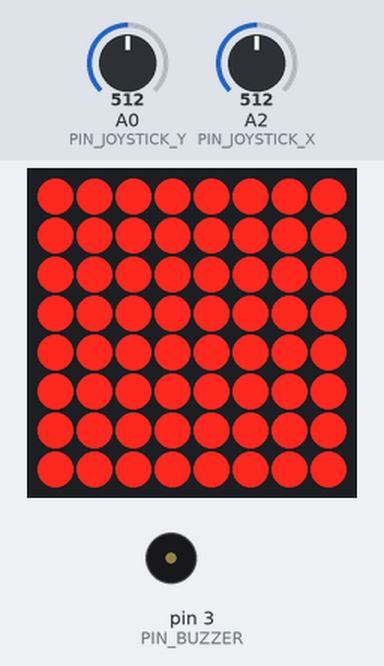
Bench run of a sketch on a simulated Arduino Uno, built with avr-gcc and run on an emulated ATmega328P. On the bench: 8×8 LED matrix, buzzer (waves = sounding). The test bench sets the inputs (shaded band); at power-on: A0 (PIN_JOYSTICK_Y) = 512, A2 (PIN_JOYSTICK_X) = 512. Random numbers use the default seed unless the sketch sets one.

Above: at 3.85 s.
5.2 s: A0 (PIN_JOYSTICK_Y) set to 688
At 8.0 s:
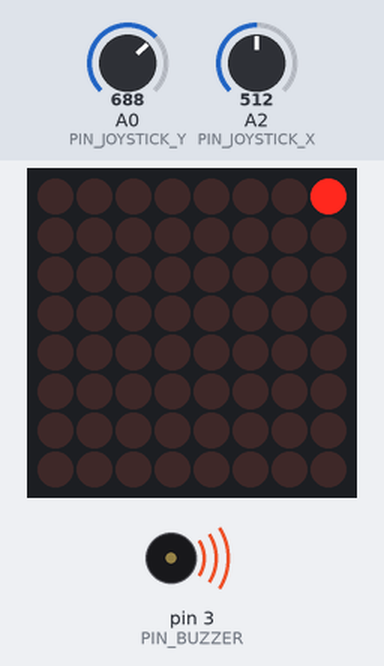
8.2 s: A0 (PIN_JOYSTICK_Y) set to 715
At 9.6 s:
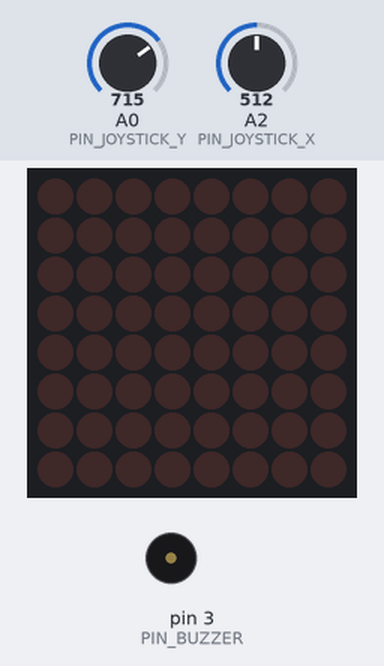
9.8 s: A2 (PIN_JOYSTICK_X) set to 693
12.8 s: A2 (PIN_JOYSTICK_X) set to 719
14.3 s: A2 (PIN_JOYSTICK_X) set to 690
At 16.87 s:
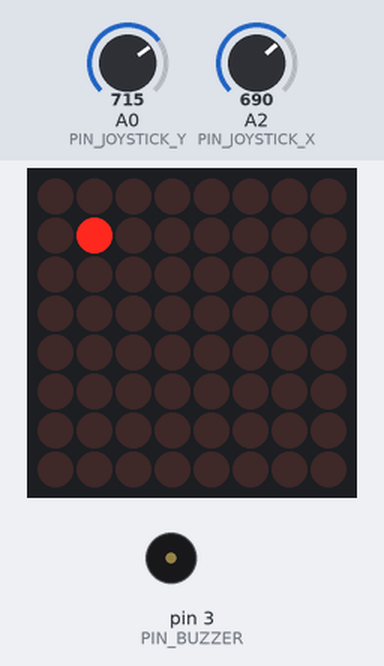
17.3 s: A2 (PIN_JOYSTICK_X) set to 710
At 19.22 s:
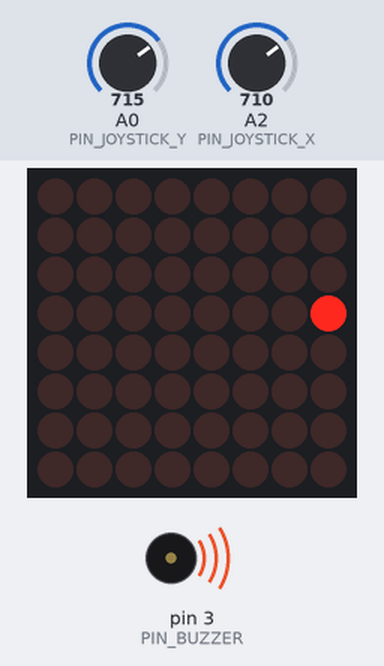
Timing chart, 0 to 24.4 s (numbered marks = the images above; inputs shaded):
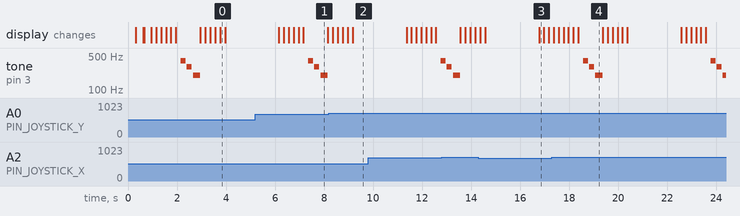

Measured:
- the behaviour switches between 700 and 701 on A0 (PIN_JOYSTICK_Y) (found by bisection; images 1 and 2)
- by itself, tone on pin 3 (PIN_BUZZER): plays 400 Hz for 0.20 s, 300 Hz for 0.20 s, 200 Hz for 0.30 s, 400 Hz for 0.20 s, 300 Hz for 0.20 s, 200 Hz for 0.12 s
- what the display in image 1 shows lasts 1.0 s, from 7.2 s to 8.2 s

The sketch:

sketch.ino
```cpp
// Jogo da Cobrinha para Arduino UNO usando MAX7219
// Utiliza joystick, matriz de LEDs e buzzer

// Bibliotecas necessárias
#include <LedControl.h>

// Definição dos pinos
#define PIN_JOYSTICK_X A2
#define PIN_JOYSTICK_Y A0
#define PIN_BUZZER     3

// Configuração do MAX7219
#define PIN_DIN       13  // Pino DIN do MAX7219
#define PIN_CS        10  // Pino CS (ou LOAD) do MAX7219
#define PIN_CLK       11  // Pino CLK do MAX7219
#define NUM_DEVICES   1   // Agora apenas uma matriz MAX7219

// Inicializar objeto LedControl
LedControl lc = LedControl(PIN_DIN, PIN_CLK, PIN_CS, NUM_DEVICES);

// Variáveis do jogo
#define TAMANHO_MAXIMO_COBRA 64
#define TEMPO_ATUALIZACAO 200 // ms
#define GRID_WIDTH  8   // 8 colunas
#define GRID_HEIGHT 8   // 8 linhas

// Estrutura para representar uma posição no grid
struct Posicao {
  byte x;
  byte y;
};

enum Direcao {CIMA, DIREITA, BAIXO, ESQUERDA};

// Variáveis globais
Posicao cobra[TAMANHO_MAXIMO_COBRA]; // Posições da cobra
Posicao comida;                      // Posição da comida
byte tamanho_cobra = 1;              // Tamanho inicial da cobra
Direcao direcao = DIREITA;           // Direção inicial
Direcao ultimaDirecao = DIREITA;     // Última direção processada
unsigned long tempoAnterior = 0;     // Para controle do tempo
boolean jogoAtivo = true;            // Estado do jogo

// Função para atualizar o display de LEDs
void atualizarDisplay() {
  lc.clearDisplay(0);
  // Desenhar a cobra
  for (int i = 0; i < tamanho_cobra; i++) {
    int localX = cobra[i].x;
    int localY = cobra[i].y;
    lc.setLed(0, localY, localX, true);
  }
  // Desenhar a comida (piscando)
  if ((millis() / 200) % 2 == 0) {
    int localX = comida.x;
    int localY = comida.y;
    lc.setLed(0, localY, localX, true);
  }
}

// Gerar nova posição para a comida
void gerarComida() {
  boolean posicaoValida = false;
  while (!posicaoValida) {
    comida.x = random(GRID_WIDTH);
    comida.y = random(GRID_HEIGHT);
    posicaoValida = true;
    for (int i = 0; i < tamanho_cobra; i++) {
      if (cobra[i].x == comida.x && cobra[i].y == comida.y) {
        posicaoValida = false;
        break;
      }
    }
  }
}

// Verificar colisão com a comida
boolean verificarComida() {
  return (cobra[0].x == comida.x && cobra[0].y == comida.y);
}

// Verificar colisão com a própria cobra
boolean verificarColisaoCorpo() {
  for (int i = 1; i < tamanho_cobra; i++) {
    if (cobra[0].x == cobra[i].x && cobra[0].y == cobra[i].y) {
      return true;
    }
  }
  return false;
}

// Verificar colisão com as paredes
boolean verificarColisaoParedes() {
  return (cobra[0].x < 0 || cobra[0].x >= GRID_WIDTH ||
          cobra[0].y < 0 || cobra[0].y >= GRID_HEIGHT);
}

// Tocar som de game over
void tocarGameOver() {
  // Melodia simples de game over
  tone(PIN_BUZZER, 400, 200);
  delay(250);
  tone(PIN_BUZZER, 300, 200);
  delay(250);
  tone(PIN_BUZZER, 200, 300);
  delay(300);
}

// Animar LEDs para o game over
void animacaoGameOver() {
  for (int i = 0; i < 3; i++) {
    // Acender todos os LEDs em todas as matrizes
    for (int dev = 0; dev < NUM_DEVICES; dev++) {
      for (int row = 0; row < 8; row++) {
        lc.setRow(dev, row, 0xFF);
      }
    }
    delay(200);

    // Apagar todos os LEDs
    for (int dev = 0; dev < NUM_DEVICES; dev++) {
      lc.clearDisplay(dev);
    }
    delay(200);
  }
}

// Tocar som quando come a comida
void tocarComida() {
  tone(PIN_BUZZER, 800, 100);
  delay(100);
  noTone(PIN_BUZZER);
}

void setup() {
  // Inicializar comunicação serial
  Serial.begin(9600);

  // Inicializar pinos
  pinMode(PIN_JOYSTICK_X, INPUT);
  pinMode(PIN_JOYSTICK_Y, INPUT);
  pinMode(PIN_BUZZER, OUTPUT);

  // Inicializar todas as matrizes MAX7219
  for (int i = 0; i < NUM_DEVICES; i++) {
    lc.shutdown(i, false);  // Acordar do modo economia de energia
    lc.setIntensity(i, 8);  // Definir brilho médio (0-15)
    lc.clearDisplay(i);     // Limpar o display
  }

  // Inicializar posição da cobra
  cobra[0].x = 1;
  cobra[0].y = 0;

  // Gerar posição inicial da comida
  randomSeed(analogRead(A3)); // Usar pino flutuante para melhor aleatoriedade
  gerarComida();

  // Animar LEDs no início
  for (int dev = 0; dev < NUM_DEVICES; dev++) {
    for (int i = 0; i < 8; i++) {
      for (int j = 0; j < 8; j++) {
        lc.setLed(dev, i, j, true);
        delay(10);
      }
    }
  }

  // Apagar todos os LEDs
  for (int dev = 0; dev < NUM_DEVICES; dev++) {
    lc.clearDisplay(dev);
  }
  delay(300);
}

void loop() {
  if (!jogoAtivo) {
    // Se o jogo acabou, reiniciar após um tempo
    delay(2000);
    jogoAtivo = true;
    tamanho_cobra = 1;
    cobra[0].x = 1;
    cobra[0].y = 0;
    direcao = DIREITA;
    ultimaDirecao = DIREITA;
    gerarComida();
    return;
  }

  // Verificar joystick para determinar a direção
  int valorX = analogRead(PIN_JOYSTICK_X);
  int valorY = analogRead(PIN_JOYSTICK_Y);

  // Mapear valores do joystick (normalmente 0-1023) para direções
  if (valorX < 300 && ultimaDirecao != DIREITA) {
    direcao = ESQUERDA;
  } else if (valorX > 700 && ultimaDirecao != ESQUERDA) {
    direcao = DIREITA;
  } else if (valorY < 300 && ultimaDirecao != BAIXO) {
    direcao = CIMA;
  } else if (valorY > 700 && ultimaDirecao != CIMA) {
    direcao = BAIXO;
  }

  // Atualizar o jogo a cada TEMPO_ATUALIZACAO ms
  unsigned long tempoAtual = millis();
  if (tempoAtual - tempoAnterior >= TEMPO_ATUALIZACAO) {
    tempoAnterior = tempoAtual;
    ultimaDirecao = direcao;

    // Mover a cobra (primeiro mover o corpo)
    for (int i = tamanho_cobra - 1; i > 0; i--) {
      cobra[i].x = cobra[i-1].x;
      cobra[i].y = cobra[i-1].y;
    }

    // Mover a cabeça na direção atual
    switch (direcao) {
      case CIMA:
        cobra[0].y--;
        break;
      case DIREITA:
        cobra[0].x++;
        break;
      case BAIXO:
        cobra[0].y++;
        break;
      case ESQUERDA:
        cobra[0].x--;
        break;
    }

    // Verificar colisões
    if (verificarColisaoParedes() || verificarColisaoCorpo()) {
      jogoAtivo = false;
      tocarGameOver();
      animacaoGameOver();
      return;
    }

    // Verificar se comeu a comida
    if (verificarComida()) {
      tocarComida();
      tamanho_cobra++;
      gerarComida();
    }

    // Atualizar o display
    atualizarDisplay();
  }
}
```
